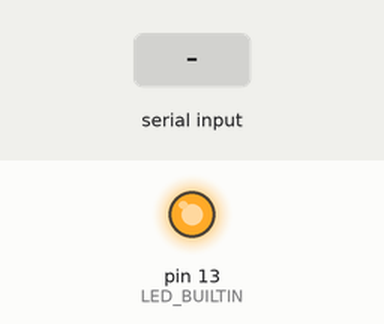
Recording of a sketch running on a simulated Arduino Uno, built with avr-gcc and run on an emulated ATmega328P. Shown: output pins drawn as LEDs (lit = HIGH). Inputs (shaded band) come from the test bench. What the sketch prints to the serial monitor is not drawn.

Above: at 0.1 s.
At 2.2 s:
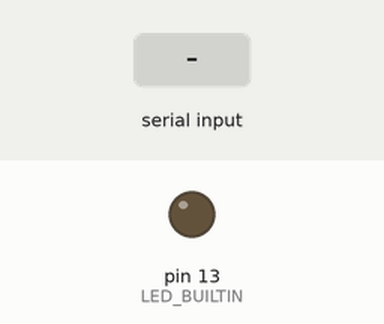
2.3 s: "1" received over Serial
Timing chart, 0 to 5.3 s (numbered marks = the images above; inputs shaded):
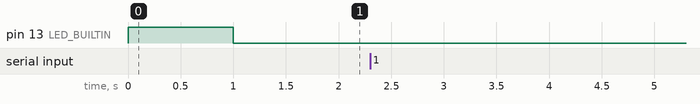

The sketch:

testSerialArduino.ino
```cpp
volatile bool isLastByte = false;
String incomingMessage = "";
volatile char inByte;

void setup() {
    pinMode(LED_BUILTIN, OUTPUT);
    isLastByte = false;
    incomingMessage = "";
    // Open serial on the Arduino side.
    Serial.begin(9600, SERIAL_8N1);
    // Blink after serial has been established.
    digitalWrite(LED_BUILTIN, HIGH);
    delay(1000);
    digitalWrite(LED_BUILTIN, LOW);
    // Flush the serial buffer
    while (Serial.available() > 0) {
        char junk = Serial.read();
    }
}

void loop() {
    // Wait for incoming data. Echo it back.

    if (isLastByte) {
        char sendMessage[incomingMessage.length() + 1];
        incomingMessage.toCharArray(sendMessage,incomingMessage.length() + 1);
        for (int i = 0; i < incomingMessage.length() + 1; i++) {
            Serial.print(sendMessage[i]);
        }
//        Serial.print('\0');
        incomingMessage = "";
        while (Serial.available() > 0)
            Serial.read();
        isLastByte = false;
    }
}

void serialEvent() {
    while (Serial.available() > 0) {
        inByte = (char)Serial.read();
        incomingMessage += inByte;
        delay(10);
    }
    isLastByte = true;
}
```

Measured:
- after the input at 2.3 s, every drawn part: stays the same
